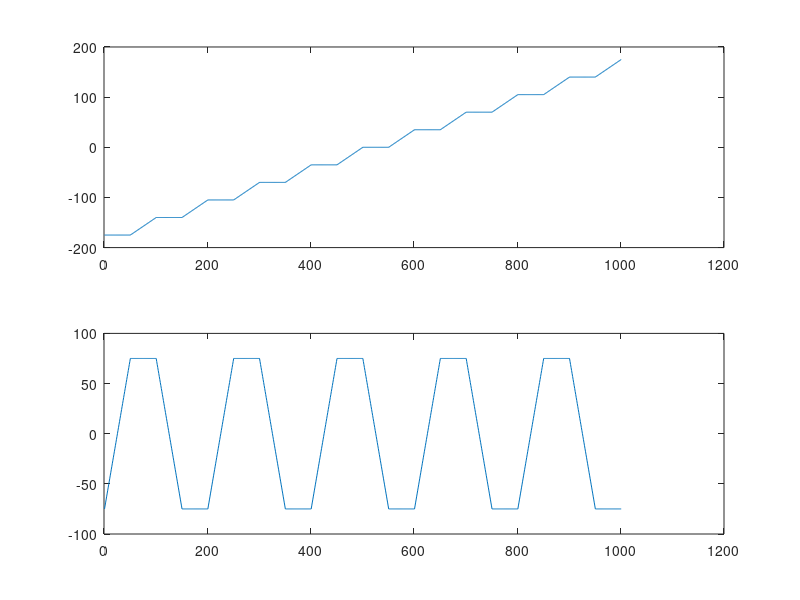
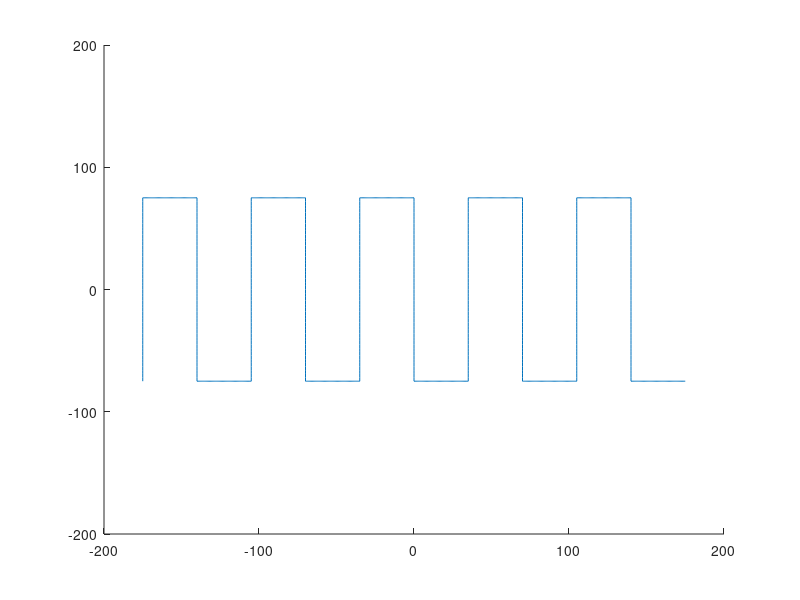

Write the MATLAB code that produced these figures, in order. (Note: this script raises an error after producing the figures.)
% figure(10)
% clf
% axis([-200,200,-200,200]);
% hold on
% T=[0:1:2000]'.*1.6
% S2=90*[-cos(2*atan(sin(T/200)))+sin(T/300),atan(T/500)-1+sin(T/100)/2];%%%%%-----
% plot(S2(:,1),S2(:,2),'R')
% 
% 
% S=90*[-cos(6*atan(sin(T/200)))/2+1.1*sin(T/300),2*atan(T/400)-2*T/10000+sin(T/100)-1.6];
% plot(S(:,1),S(:,2))

figure(4)
clf
T=[0:1:1000]';
%Y=500+1000*floor(T/1000)

dx=50;
spT=@(x,T)max(x,min(T,x+dx))-x;
X=0;Y=0;
for i=0:18
    X=X+spT(dx*i*2,T-dx);
    Y=Y+spT(dx*i*2,T)*(mod(i,2)==0)-spT(dx*i*2,T)*(mod(i,2)==1);
end
Y=(Y-25)*3;
X=(X-250)*0.7;

subplot(2,1,1)
plot(X)
%Y=(spT(dy*2*0,Ty)-spT(dy*2*1,Ty)+spT(dy*2*3,Ty)-spT(dy*2*4,Ty))-200;
subplot(2,1,2)
plot(Y)
figure(5)
clf
axis([-200,200,-200,200]);
hold on
plot(X,Y)



%hold on
%plot(T,'R')
%plot(max(T,Y),'G')


%Y=max(Y,
clear all
figure(5)

T=500

dx=50;
spT=@(x,T)max(x,min(T,x+dx))-x;
X=0;Y=0;
for i=0:18
    X=X+spT(dx*i*2,T-dx);
    Y=Y+spT(dx*i*2,T)*(mod(i,2)==0)-spT(dx*i*2,T)*(mod(i,2)==1);
end
Y=(Y-25)*3;
X=(X-250)*0.7;

plot(X,Y,'G*');